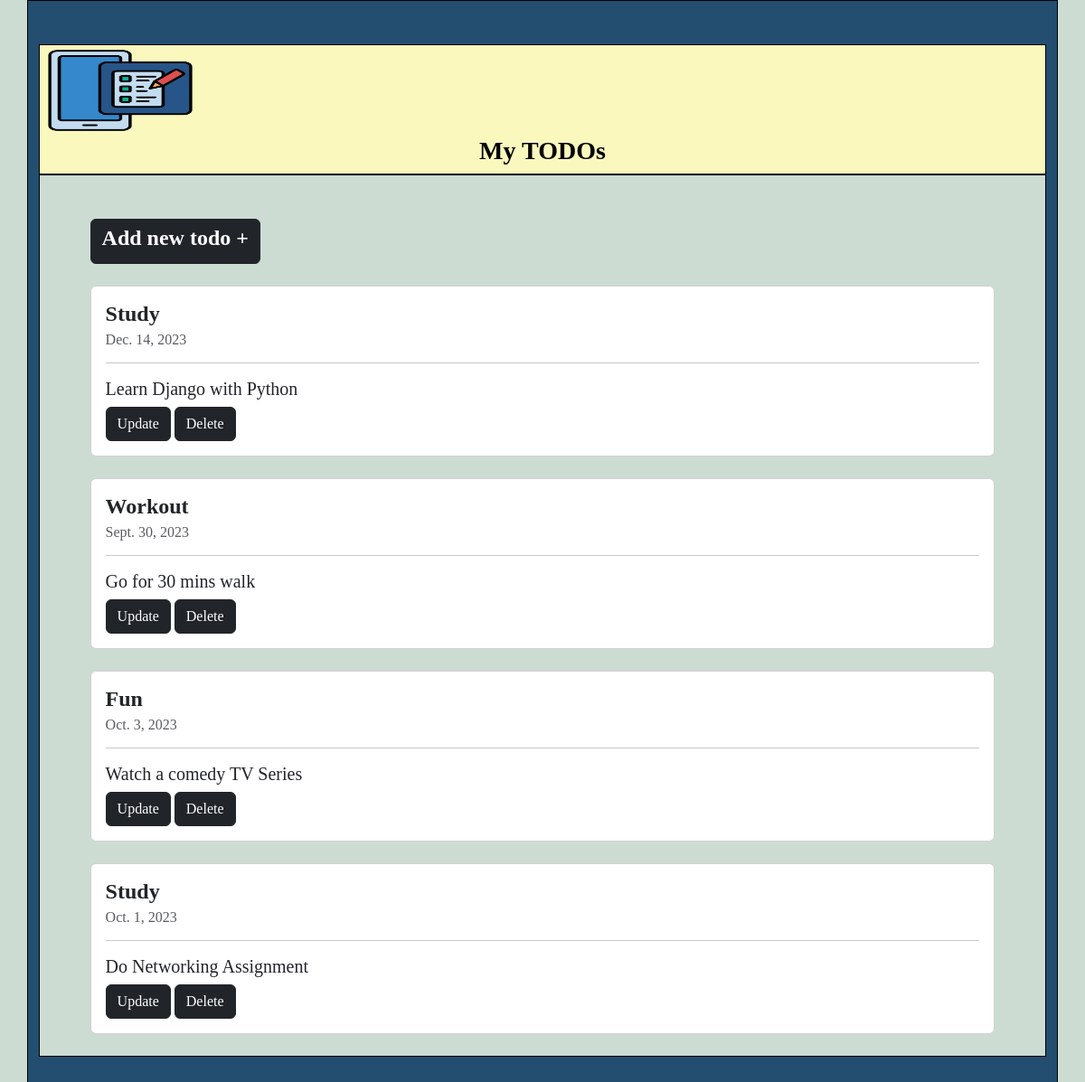
The page / on the database its author committed.
### todo_app/models.py (models this page shows, shortened)
class Todo(models.Model):
    title = models.CharField(max_length=50)
    date = models.DateField()
    detail = models.CharField(max_length=256)

### todo_app/views.py (the view)
# urls.py: path('', views.todo_list, name='todo_list'),
def todo_list(request):
    todos = Todo.objects.all()
    return render(request, template_name='todo_app/todo_list.html', context={'todos':todos})

### todo_app/templates/todo_app/todo_list.html
{% extends 'todo_app/base.html' %}
{% load static %}
{% block content %} <br><br>
<a href="{% url 'add_todo' %}" class="btn btn-dark" style="margin-left: 5%;"><h4 style="font-family: 'Times New Roman', Times, serif;"><b>Add new todo + </b></h4></a> <br><br>
{% for todo in todos %}
<link rel="stylesheet" href="{% static 'css/todo.css' %}">
<div class="card">
    <div class="card-body">
      <h4 class="card-title"><b>{{ todo.title }}</b></h4>
      <h6 class="card-subtitle mb-2 text-body-secondary">{{ todo.date }}</h6> <hr>
      <h5 class="card-text">{{ todo.detail }}</h5>
      <a href="{% url 'update_todo' todo.id %}" class="btn btn-dark">Update</a>
      <a href="{% url 'delete_todo' todo.id %}" class="btn btn-dark">Delete</a>
    </div>
  </div> <br>
  {% endfor %}
{% endblock %}

### todo_app/templates/todo_app/base.html (shortened to what this page needs)
<!DOCTYPE html>
{% load static %}
<html lang="en">
<head>
    <link href="https://cdn.jsdelivr.net/npm/bootstrap@5.3.2/dist/css/bootstrap.min.css" rel="stylesheet"
>
    <link rel="stylesheet" href="{% static 'css/todo_list.css' %}">
</head>
<body>
    <div class="container">
        <br><br>
        <div class="top">
            <div class="left">
                <img src="{% static 'assets/img/to-do-list.png' %}" alt="">
            </div>
            <div class="right">
                <h3 style="font-family:cursive; text-align: center;"><b>My TODOs</b></h3>
            </div>
        </div>
        <div class="bottom">
            {% block content %}
            {% endblock %}
        </div>
        <br><br>
    </div>
</body>
</html>

### todo_app/static/css/todo_list.css (style rules this page uses)
body { background-color: rgb(204, 220, 211); }
.container { border: 1px solid; overflow: visible; background-color: #234E70; }
.top { border: 1px solid black; background-color: #FBF8BE; }
.bottom { border: 1px solid black; background-color: rgb(204, 220, 211); }
.left { width: 10%; }
.right { width: 100%; }
.left,img { height: 100px; width: 40%; }

### todo_app/static/css/todo.css (style rules this page uses)
.card { width: 90%; margin-left: 5%; }
div { font-family: 'Times New Roman', Times, serif; color: black; }

### rows shown on the page
Todo: title "Study", date "Dec. 14, 2023", detail "Learn Django with Python"
Todo: title "Workout", date "Sept. 30, 2023", detail "Go for 30 mins walk"
Todo: title "Fun", date "Oct. 3, 2023", detail "Watch a comedy TV Series"
Todo: title "Study", date "Oct. 1, 2023", detail "Do Networking Assignment"
